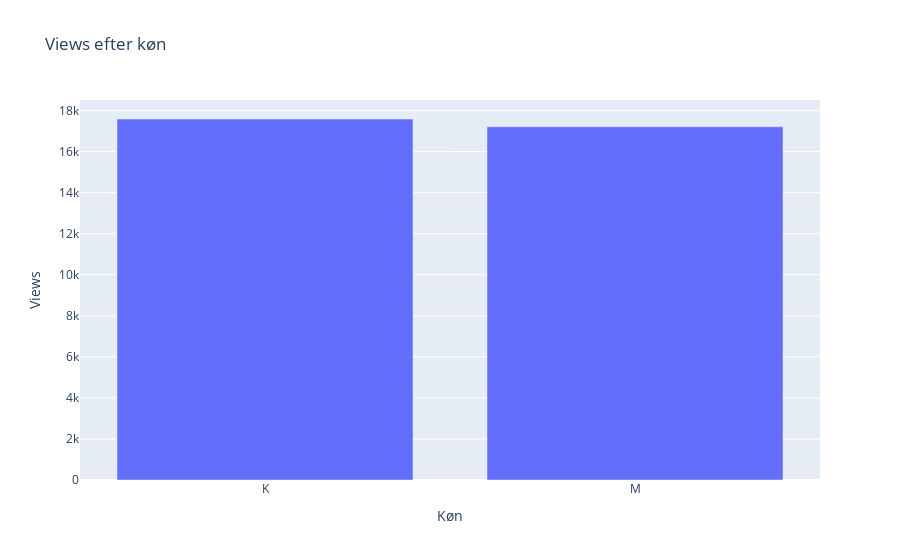

Notebook code for this chart:
### Markdown cell above
Ikke den store forskel på gæsttypernes performance. Pro-debberne klarer sig lidt bedre. Politikerne lidt dårligere. Måske tilstrækkeligt til, at det er statistisk signifikant, men ærlig talt ikke nok til, at det er værd at gøre et nummer ud af.

Lad os gå videre og se, hvordan kønnene performer?

### Code cell
df_koen = df.groupby('Køn')['Views'].mean().reset_index()
px.bar(df_koen, x='Køn', y='Views', title = 'Views efter køn')

### Figure 1 — Plotly figure (JSON) as saved in the notebook; plotly's stock layout.template omitted (floating-point values rounded to 4 significant figures)
{"data": [{"alignmentgroup": "True", "hovertemplate": "Køn=%{x}<br>Views=%{y}<extra></extra>", "legendgroup": "", "marker": {"color": "#636efa", "pattern": {"shape": ""}}, "name": "", "offsetgroup": "", "orientation": "v", "showlegend": false, "textposition": "auto", "type": "bar", "x": ["K", "M"], "xaxis": "x", "y": [17580.0, 17200.0], "yaxis": "y"}], "layout": {"autosize": true, "barmode": "relative", "legend": {"tracegroupgap": 0}, "title": {"text": "Views efter køn"}, "xaxis": {"anchor": "y", "autorange": true, "domain": [0, 1], "range": [-0.5, 1.5], "title": {"text": "Køn"}, "type": "category"}, "yaxis": {"anchor": "x", "autorange": true, "domain": [0, 1], "range": [0, 18510.0], "title": {"text": "Views"}, "type": "linear"}}}
